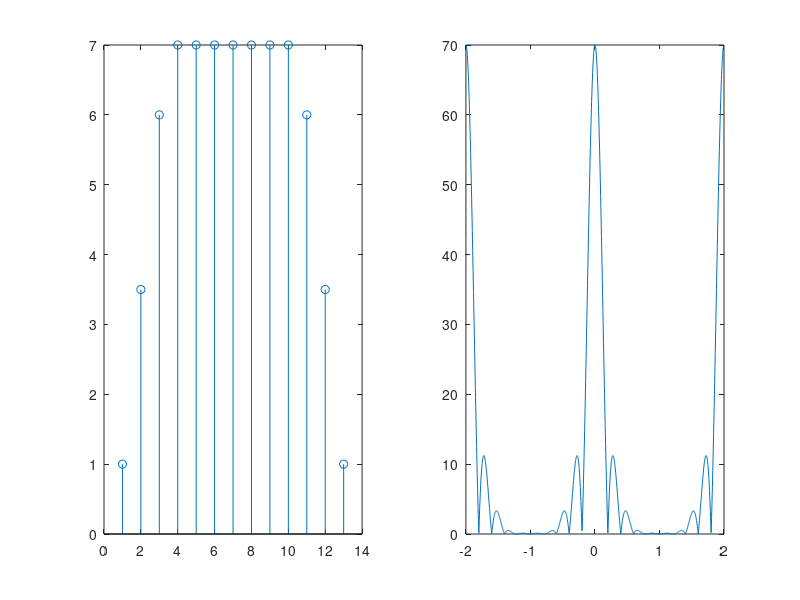

Here is the MATLAB script that generated this plot:
clear;
omega = -2*pi:0.01:2*pi;
x_a=ones(1,10);
h_b=[1,2.5,2.5,1];
y=conv(x_a,h_b);
Y = zeros(1,length(omega));
for N=1:13
    Y = Y + y(N)*exp(-(N-1)*1i*omega);
end
Y=abs(Y);
subplot(1,2,1);
stem(y);
subplot(1,2,2);
plot(omega/pi,Y);
